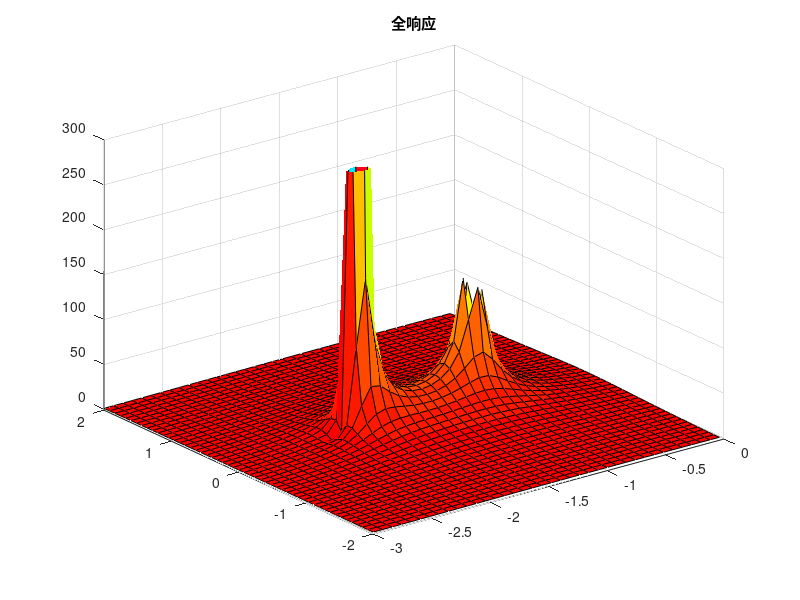
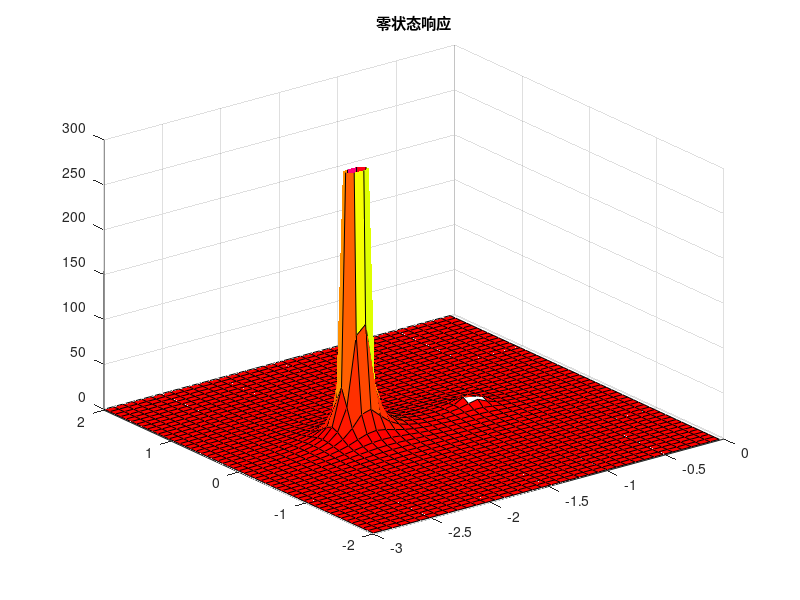
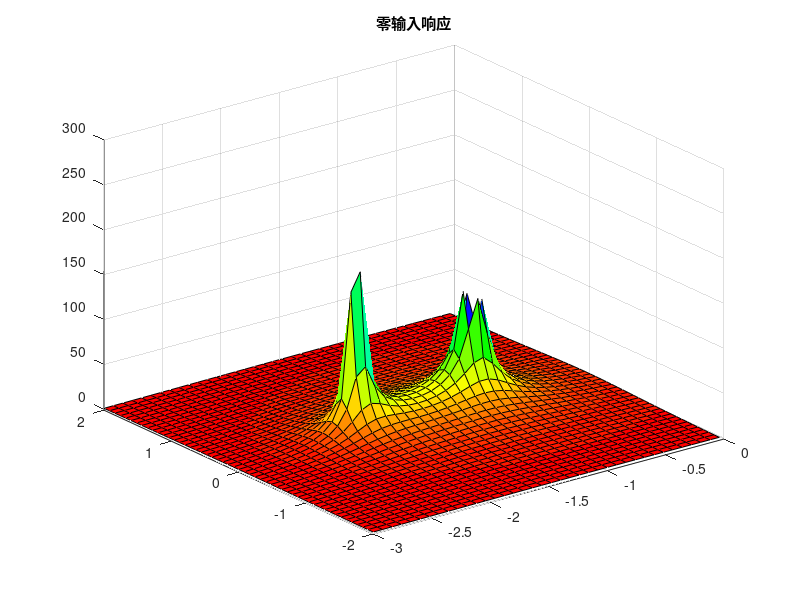

The MATLAB source for these figures, in order: (Note: this script raises an error after producing the figures.)
x1=-3:0.08:0;         %生成X坐标
y1=-2:0.08:2;         %生成Y坐标
[x y]=meshgrid(x1,y1);%产生矩阵
s=x+i*y;              %产生复平面区域
FS=abs((3.*s+13)./(s.^2+3.*s+2)+1./((s+2).*(s.^2+3.*s+2)));
                      %计算拉氏变换样点值和幅值
mesh(x,y,FS);         %绘制网点图
surf(x,y,FS);         %绘制带阴影的三维曲面图
zlim([-1 300]);       %设置z坐标范围
colormap(hsv);        %设置颜色顺序
title('全响应');
figure;


FS=abs(1./((s+2).*(s.^2+3.*s+2)));  %计算拉氏变换样点值和幅值
mesh(x,y,FS);                       %绘制网点图
surf(x,y,FS);                       %绘制带阴影的三维曲面图
zlim([-1 300]);                     %设置z坐标范围
colormap(hsv);                      %设置颜色顺序
title('零状态响应');
figure;


FS=abs((3.*s+13)./(s.^2+3.*s+2)); %计算拉氏变换样点值和幅值
mesh(x,y,FS);                     %绘制网点图
surf(x,y,FS);                     %绘制带阴影的三维曲面图
zlim([-1 300]);                   %设置z坐标范围
colormap(hsv);                    %设置颜色顺序
title('零输入响应');
figure;

syms s;
F1=4/(s*(s+1)*(s+2))+(3*s+13)/((s+1)*(s+2));            
                      %符号法，S域表达式
ft1=ilaplace(F1);                      
                      %反拉变换
subplot(311)
ezplot(ft1);          %全响应

F2=4/(s*(s+1)*(s+2)); 
                      %符号法，S域表达式
ft2=ilaplace(F2);                      
                      %反拉变换
subplot(312)
ezplot(ft2);          %零状态响应

F3=(3*s+13)/((s+1)*(s+2)); 
                      %符号法，S域表达式
ft3=ilaplace(F3);     %反拉变换
subplot(312)
ezplot(ft3);          %零输入响应

